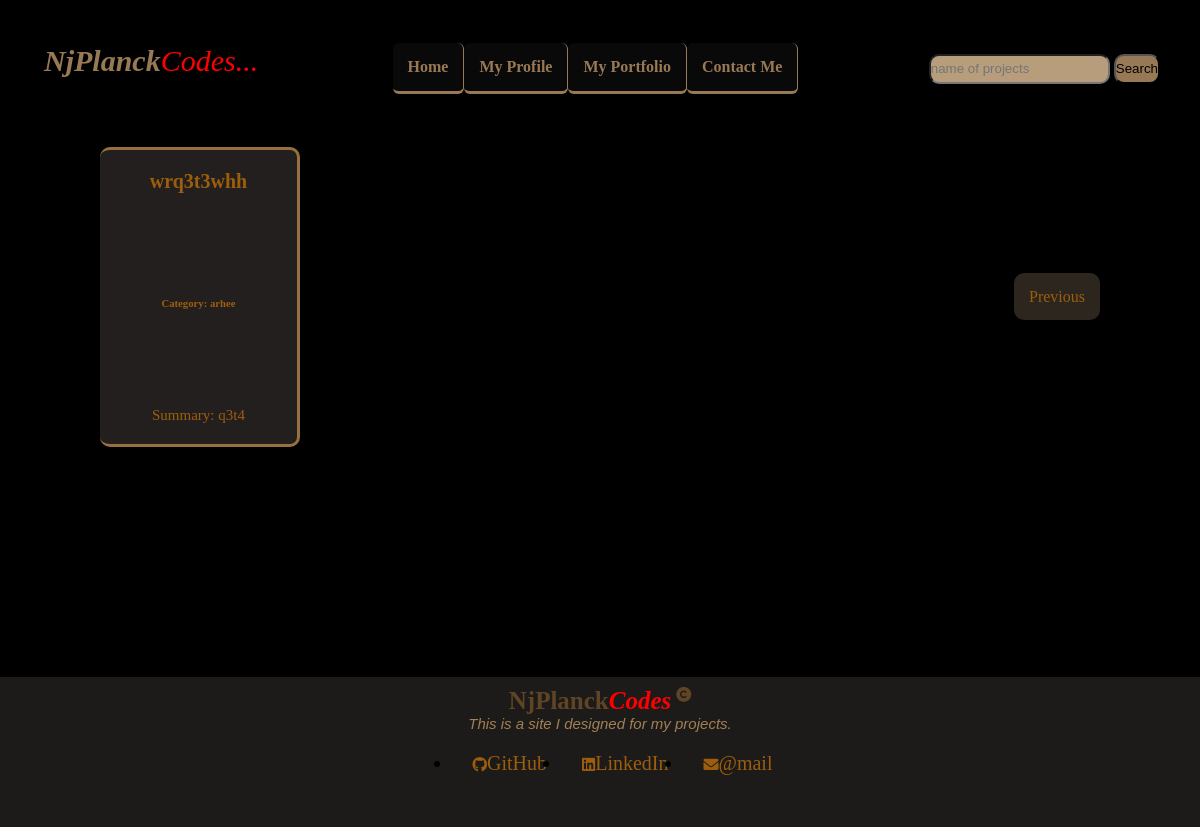
Screenshot of /projects/?page=2 with the database file from the repository.
### app/models.py (models this page shows, shortened)
class Project(models.Model):
  title = models.CharField(max_length=200)
  summary = models.TextField(max_length=600)
  description = models.TextField()
  link = models.CharField(max_length=600)
  category= models.CharField(max_length=100)
  created = models.DateTimeField(auto_now_add=True)
  updated = models.DateTimeField(auto_now=True)

### app/views.py (the view)
# urls.py: path('projects/',views.projects,name='projects'),
def projects(request):
  project_objects = Project.objects.all()
  project_name = request.GET.get('project_name')
  if project_name != '' and project_name is not None:
    project_objects = project_objects.filter(title__icontains = project_name)
  paginator = Paginator(project_objects,4)
  page = request.GET.get('page')
  project_objects = paginator.get_page(page)
  return render(request,'mysite/projects.html',{'project_objects':project_objects})

### templates/mysite/projects.html (shortened to what this page needs)
{%extends 'mysite/base.html'%}
{%block content%}
<section id="feature" class="section-p1">
{% for project in project_objects %}
<a href ="/{{project.id}}">
    <div class="fe-box">
        <h4>{{project.title}}</h4>
        <h6>Category: {{project.category}}</h6>
        <p>Summary: {{project.summary}}</p>
    </div>
</a>
{%endfor%}
<div>
    {%if project_objects.has_previous%}
        <a class="btn-b" href="?page={{project_objects.previous_page_number}}">Previous</a>
    {%endif%}
</div>
{%endblock%}

### static/stylesheet.css (style rules this page uses)
* { box-sizing: border-box; margin: 0; padding: 0; }
html, body { background-color: black; height: 100%; }
#feature { color: rgb(156, 94, 12); display: flex; flex-direction: row; justify-content: space-between; align-items: center; padding: 10px; padding-left: 100px; padding-right: 100px }
#feature a { text-decoration: none; color: rgb(156, 94, 12); }
#feature .fe-box { border-style: solid; border-color: rgb(151, 112, 63); width: 200px; height: 300px; border-radius: 10px; background-color: rgb(36, 31, 31); display: flex; flex-direction: column; align-items: center; justify-content: space-between; border-left: 40px; }
.fe-box h4 { font-size: 20px; padding-top: 20px; }
.fe-box h6 { padding-top: 20px; }
.fe-box p { padding-top: 15px; padding-left: 20px; padding-right: 20px; padding-bottom: 20px; font-size: 15px; transition: 0.78s; }
.btn-b { background-color: rgb(44, 38, 31); padding: 15px; border-radius: 10px; }

### rows the page displays
Project: title "wrq3t3whh", category "arhee", summary "q3t4"
